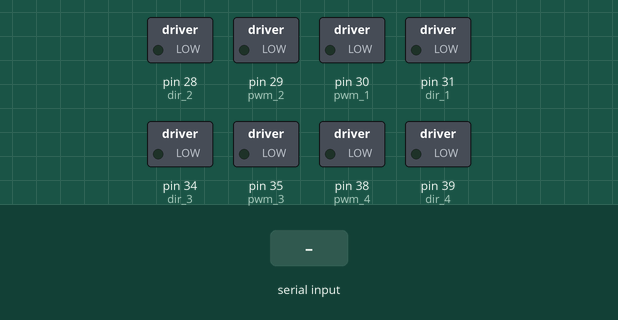
Recording of a sketch running on a simulated Arduino Mega 2560, built with avr-gcc and run on an emulated ATmega2560. On the bench: switched loads named in the sketch (green lamp = pin HIGH). The test bench sets the inputs (shaded band). What the sketch prints to the serial monitor is not drawn.

Above: at 11.2 s.
11.3 s: "1" received over Serial
At 12.9 s:
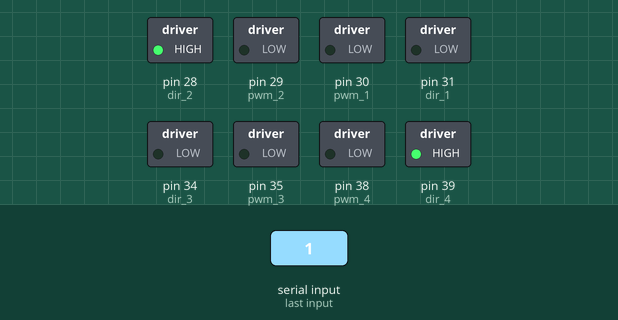
At 27.9 s:
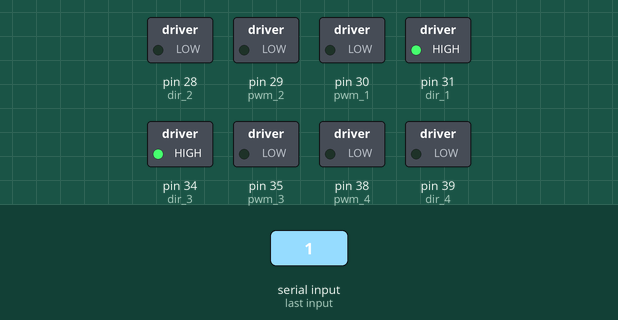
Timing chart, 0 to 58.5 s (numbered marks = the images above; inputs shaded):
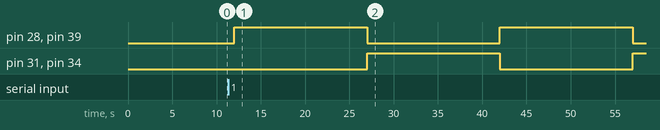

Measured:
- after the input at 11.3 s, pin 28 (dir_2), pin 39 (dir_4): alternates HIGH for 15.0 s and LOW for 15.0 s, starting after 0.70 s; pin 31 (dir_1), pin 34 (dir_3): LOW → HIGH after 15.7 s, → LOW 15.0 s later, → HIGH 15.0 s later

The sketch:

deslizamientoPorPulsos.ino
```cpp
#include <PID_v1.h>
#include <Encoder.h>

/*Motores*/
//define pin name driver 1
#define pwm_1 30
#define dir_1 31
#define pwm_2 29
#define dir_2 28
//define pin name dirver 2
#define pwm_3 35
#define dir_3 34
#define pwm_4 38
#define dir_4 39

#define pwm_pin pwm_1
#define dir_pin dir_1

int pulsosAdelante = 5;                      //Cantidad de escalones de velocidad que recibirá el robot para avanzar
float duracionPulso = 2000;                  //Duración de los escalones de velocidad
int velocidadPWM[5] = {50,100,150,200,250};  //5 velocidades para experimento
int indice;

float VEL_ANG_MAX_RUEDAS = 8.507;

void setup() {
  // put your setup code here, to run once:

  pinMode(pwm_1, OUTPUT);
  pinMode(dir_1, OUTPUT);
  pinMode(pwm_2, OUTPUT);
  pinMode(dir_2, OUTPUT);
  pinMode(pwm_3, OUTPUT);
  pinMode(dir_3, OUTPUT);
  pinMode(pwm_4, OUTPUT);
  pinMode(dir_4, OUTPUT);

  Serial.begin(115200);
  delay(10000);
  Serial.print("EXPERIMENTO: Deslizamiento por pulsos");

}


void loop() {

  while (Serial.available() == 0)         //Esperar a que haya un byte para leer del serial
  {
    Serial.println("Esperando comando de inicio");
    delay(1000);
  }

  for (int j=0; j<5; j++)
  {
    digitalWrite(dir_1, LOW);              //Seteo de pines para movimiento hacia adelante
    digitalWrite(dir_2, HIGH);
    digitalWrite(dir_3, LOW);
    digitalWrite(dir_4, HIGH);

    //Movimiento hacia adelante
    for (int i=0; i<pulsosAdelante; i++)
    {
      analogWrite(pwm_1, velocidadPWM[j]);     //Movimiento de todas las ruedas a la velocidad seteada
      analogWrite(pwm_2, velocidadPWM[j]);
      analogWrite(pwm_3, velocidadPWM[j]);
      analogWrite(pwm_4, velocidadPWM[j]);

      delay(duracionPulso);                 //Delay de duracion del pulso

      analogWrite(pwm_1, 0);                //Frenado
      analogWrite(pwm_2, 0);
      analogWrite(pwm_3, 0);
      analogWrite(pwm_4, 0);

      delay(1000);                          //Delay entre pulsos
    }

    //Movimiento hacia atras
    digitalWrite(dir_1, HIGH);               //Seteo de pines para movimiento hacia atras
    digitalWrite(dir_2, LOW);
    digitalWrite(dir_3, HIGH);
    digitalWrite(dir_4, LOW);

    analogWrite(pwm_1, velocidadPWM[j]);       //Movimento hacia atras
    analogWrite(pwm_2, velocidadPWM[j]);
    analogWrite(pwm_3, velocidadPWM[j]);
    analogWrite(pwm_4, velocidadPWM[j]);

    delay(duracionPulso*pulsosAdelante);    //Duracion del movimiento hacia atras

    analogWrite(pwm_1, 0);                //Frenado
    analogWrite(pwm_2, 0);
    analogWrite(pwm_3, 0);
    analogWrite(pwm_4, 0);

    delay(5000);
  }
}
```
